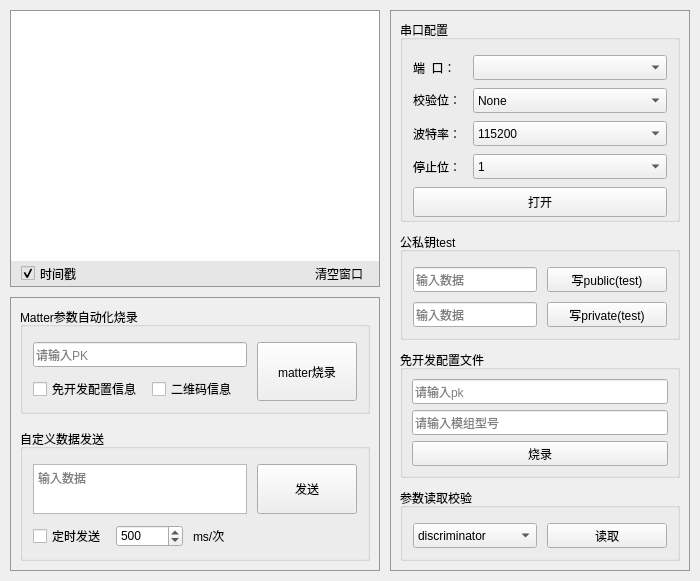
<?xml version="1.0" encoding="UTF-8"?>
<ui version="4.0">
 <class>MainWindow</class>
 <widget class="QMainWindow" name="MainWindow">
  <property name="geometry">
   <rect>
    <x>0</x>
    <y>0</y>
    <width>700</width>
    <height>581</height>
   </rect>
  </property>
  <property name="minimumSize">
   <size>
    <width>700</width>
    <height>540</height>
   </size>
  </property>
  <property name="windowTitle">
   <string>QthTools-Matter_debug-Win</string>
  </property>
  <widget class="QWidget" name="centralwidget">
   <layout class="QVBoxLayout" name="verticalLayout_10">
    <property name="leftMargin">
     <number>10</number>
    </property>
    <property name="topMargin">
     <number>10</number>
    </property>
    <property name="rightMargin">
     <number>10</number>
    </property>
    <property name="bottomMargin">
     <number>10</number>
    </property>
    <item>
     <layout class="QHBoxLayout" name="horizontalLayout_14" stretch="1,0">
      <property name="spacing">
       <number>10</number>
      </property>
      <item>
       <layout class="QVBoxLayout" name="verticalLayout" stretch="1,0">
        <property name="spacing">
         <number>10</number>
        </property>
        <item>
         <widget class="QWidget" name="widget_log" native="true">
          <property name="minimumSize">
           <size>
            <width>0</width>
            <height>240</height>
           </size>
          </property>
          <property name="styleSheet">
           <string notr="true">#widget_log{
border-style:solid; 
border-width:1px;
border-color:rgb(150, 150, 150);
}</string>
          </property>
          <layout class="QVBoxLayout" name="verticalLayout_14">
           <property name="spacing">
            <number>0</number>
           </property>
           <property name="leftMargin">
            <number>1</number>
           </property>
           <property name="topMargin">
            <number>1</number>
           </property>
           <property name="rightMargin">
            <number>1</number>
           </property>
           <property name="bottomMargin">
            <number>1</number>
           </property>
           <item>
            <widget class="QTextEdit" name="textEdit_log">
             <property name="styleSheet">
              <string notr="true">#textEdit_log{
border-style:solid; 
border-width:0px;
}</string>
             </property>
             <property name="readOnly">
              <bool>true</bool>
             </property>
            </widget>
           </item>
           <item>
            <widget class="QWidget" name="widget_2" native="true">
             <property name="styleSheet">
              <string notr="true">background-color: rgb(230, 230, 230);</string>
             </property>
             <layout class="QHBoxLayout" name="horizontalLayout_9">
              <property name="spacing">
               <number>10</number>
              </property>
              <property name="leftMargin">
               <number>10</number>
              </property>
              <property name="topMargin">
               <number>0</number>
              </property>
              <property name="rightMargin">
               <number>0</number>
              </property>
              <property name="bottomMargin">
               <number>0</number>
              </property>
              <item>
               <widget class="QCheckBox" name="checkBox_time">
                <property name="minimumSize">
                 <size>
                  <width>0</width>
                  <height>25</height>
                 </size>
                </property>
                <property name="maximumSize">
                 <size>
                  <width>16777215</width>
                  <height>25</height>
                 </size>
                </property>
                <property name="text">
                 <string>时间戳</string>
                </property>
                <property name="checked">
                 <bool>true</bool>
                </property>
               </widget>
              </item>
              <item>
               <spacer name="horizontalSpacer">
                <property name="orientation">
                 <enum>Qt::Horizontal</enum>
                </property>
                <property name="sizeHint" stdset="0">
                 <size>
                  <width>186</width>
                  <height>20</height>
                 </size>
                </property>
               </spacer>
              </item>
              <item>
               <widget class="QPushButton" name="pushButton_clear">
                <property name="minimumSize">
                 <size>
                  <width>80</width>
                  <height>0</height>
                 </size>
                </property>
                <property name="maximumSize">
                 <size>
                  <width>16777215</width>
                  <height>25</height>
                 </size>
                </property>
                <property name="baseSize">
                 <size>
                  <width>0</width>
                  <height>25</height>
                 </size>
                </property>
                <property name="styleSheet">
                 <string notr="true">QPushButton{
background: transparent;
border: none;
}
QPushButton:hover{
background-color: rgb(220, 220, 220);
border:none;color:rgb(0, 0, 0);
}
QPushButton:pressed{
	background-color: rgb(200, 200, 200);
	border:none;color:rgb(0, 0, 0);
}
</string>
                </property>
                <property name="text">
                 <string>清空窗口</string>
                </property>
               </widget>
              </item>
             </layout>
            </widget>
           </item>
          </layout>
         </widget>
        </item>
        <item>
         <widget class="QWidget" name="widget_burn" native="true">
          <property name="minimumSize">
           <size>
            <width>0</width>
            <height>0</height>
           </size>
          </property>
          <property name="styleSheet">
           <string notr="true">#widget_burn{
border-style:solid; 
border-width:1px;
border-color:rgb(150, 150, 150);
}</string>
          </property>
          <layout class="QVBoxLayout" name="verticalLayout_11">
           <property name="spacing">
            <number>15</number>
           </property>
           <property name="leftMargin">
            <number>10</number>
           </property>
           <property name="topMargin">
            <number>10</number>
           </property>
           <property name="rightMargin">
            <number>10</number>
           </property>
           <property name="bottomMargin">
            <number>10</number>
           </property>
           <item>
            <widget class="QGroupBox" name="groupBox_burn">
             <property name="title">
              <string>Matter参数自动化烧录</string>
             </property>
             <layout class="QVBoxLayout" name="verticalLayout_9">
              <property name="spacing">
               <number>10</number>
              </property>
              <property name="leftMargin">
               <number>10</number>
              </property>
              <property name="topMargin">
               <number>15</number>
              </property>
              <property name="rightMargin">
               <number>10</number>
              </property>
              <property name="bottomMargin">
               <number>10</number>
              </property>
              <item>
               <layout class="QHBoxLayout" name="horizontalLayout_11">
                <property name="spacing">
                 <number>10</number>
                </property>
                <item>
                 <layout class="QVBoxLayout" name="verticalLayout_8">
                  <property name="spacing">
                   <number>10</number>
                  </property>
                  <item>
                   <widget class="QLineEdit" name="lineEdit_pk">
                    <property name="minimumSize">
                     <size>
                      <width>0</width>
                      <height>25</height>
                     </size>
                    </property>
                    <property name="maximumSize">
                     <size>
                      <width>16777215</width>
                      <height>25</height>
                     </size>
                    </property>
                    <property name="inputMask">
                     <string/>
                    </property>
                    <property name="text">
                     <string/>
                    </property>
                    <property name="placeholderText">
                     <string>请输入PK</string>
                    </property>
                   </widget>
                  </item>
                  <item>
                   <layout class="QHBoxLayout" name="horizontalLayout_10">
                    <item>
                     <widget class="QCheckBox" name="checkBox_free">
                      <property name="text">
                       <string>免开发配置信息</string>
                      </property>
                     </widget>
                    </item>
                    <item>
                     <widget class="QCheckBox" name="checkBox_prcode">
                      <property name="text">
                       <string>二维码信息</string>
                      </property>
                     </widget>
                    </item>
                    <item>
                     <spacer name="horizontalSpacer_3">
                      <property name="orientation">
                       <enum>Qt::Horizontal</enum>
                      </property>
                      <property name="sizeHint" stdset="0">
                       <size>
                        <width>40</width>
                        <height>20</height>
                       </size>
                      </property>
                     </spacer>
                    </item>
                   </layout>
                  </item>
                 </layout>
                </item>
                <item>
                 <widget class="QPushButton" name="pushButton_burning">
                  <property name="sizePolicy">
                   <sizepolicy hsizetype="Expanding" vsizetype="Expanding">
                    <horstretch>0</horstretch>
                    <verstretch>0</verstretch>
                   </sizepolicy>
                  </property>
                  <property name="minimumSize">
                   <size>
                    <width>100</width>
                    <height>0</height>
                   </size>
                  </property>
                  <property name="maximumSize">
                   <size>
                    <width>100</width>
                    <height>16777215</height>
                   </size>
                  </property>
                  <property name="text">
                   <string>matter烧录</string>
                  </property>
                  <property name="checkable">
                   <bool>false</bool>
                  </property>
                  <property name="checked">
                   <bool>false</bool>
                  </property>
                 </widget>
                </item>
               </layout>
              </item>
             </layout>
            </widget>
           </item>
           <item>
            <widget class="QGroupBox" name="groupBox_send">
             <property name="title">
              <string>自定义数据发送</string>
             </property>
             <layout class="QVBoxLayout" name="verticalLayout_12">
              <property name="spacing">
               <number>10</number>
              </property>
              <property name="leftMargin">
               <number>10</number>
              </property>
              <property name="topMargin">
               <number>15</number>
              </property>
              <property name="rightMargin">
               <number>10</number>
              </property>
              <property name="bottomMargin">
               <number>10</number>
              </property>
              <item>
               <layout class="QHBoxLayout" name="horizontalLayout_13">
                <property name="spacing">
                 <number>10</number>
                </property>
                <item>
                 <widget class="QTextEdit" name="textEdit_send">
                  <property name="minimumSize">
                   <size>
                    <width>0</width>
                    <height>50</height>
                   </size>
                  </property>
                  <property name="maximumSize">
                   <size>
                    <width>16777215</width>
                    <height>50</height>
                   </size>
                  </property>
                  <property name="placeholderText">
                   <string>输入数据</string>
                  </property>
                 </widget>
                </item>
                <item>
                 <widget class="QPushButton" name="pushButton_send">
                  <property name="sizePolicy">
                   <sizepolicy hsizetype="Expanding" vsizetype="Expanding">
                    <horstretch>0</horstretch>
                    <verstretch>0</verstretch>
                   </sizepolicy>
                  </property>
                  <property name="minimumSize">
                   <size>
                    <width>100</width>
                    <height>50</height>
                   </size>
                  </property>
                  <property name="maximumSize">
                   <size>
                    <width>100</width>
                    <height>50</height>
                   </size>
                  </property>
                  <property name="text">
                   <string>发送</string>
                  </property>
                 </widget>
                </item>
               </layout>
              </item>
              <item>
               <layout class="QHBoxLayout" name="horizontalLayout_12">
                <item>
                 <widget class="QCheckBox" name="checkBox_timing">
                  <property name="text">
                   <string>定时发送</string>
                  </property>
                 </widget>
                </item>
                <item>
                 <widget class="QSpinBox" name="spinBox_time">
                  <property name="maximum">
                   <number>3600000</number>
                  </property>
                  <property name="singleStep">
                   <number>10</number>
                  </property>
                  <property name="value">
                   <number>500</number>
                  </property>
                 </widget>
                </item>
                <item>
                 <widget class="QLabel" name="label_5">
                  <property name="text">
                   <string>ms/次</string>
                  </property>
                 </widget>
                </item>
                <item>
                 <spacer name="horizontalSpacer_2">
                  <property name="orientation">
                   <enum>Qt::Horizontal</enum>
                  </property>
                  <property name="sizeHint" stdset="0">
                   <size>
                    <width>40</width>
                    <height>20</height>
                   </size>
                  </property>
                 </spacer>
                </item>
               </layout>
              </item>
             </layout>
            </widget>
           </item>
          </layout>
         </widget>
        </item>
       </layout>
      </item>
      <item>
       <widget class="QWidget" name="widget" native="true">
        <property name="minimumSize">
         <size>
          <width>300</width>
          <height>0</height>
         </size>
        </property>
        <property name="styleSheet">
         <string notr="true">#widget{
border-style:solid;
border-width:1px;
border-color:rgb(150, 150, 150);
}
</string>
        </property>
        <layout class="QVBoxLayout" name="verticalLayout_13">
         <property name="spacing">
          <number>0</number>
         </property>
         <property name="leftMargin">
          <number>10</number>
         </property>
         <property name="topMargin">
          <number>10</number>
         </property>
         <property name="rightMargin">
          <number>10</number>
         </property>
         <property name="bottomMargin">
          <number>10</number>
         </property>
         <item>
          <layout class="QVBoxLayout" name="verticalLayout_7">
           <property name="spacing">
            <number>10</number>
           </property>
           <item>
            <widget class="QGroupBox" name="groupBox_com">
             <property name="title">
              <string>串口配置</string>
             </property>
             <layout class="QVBoxLayout" name="verticalLayout_3">
              <property name="spacing">
               <number>10</number>
              </property>
              <property name="leftMargin">
               <number>10</number>
              </property>
              <property name="topMargin">
               <number>15</number>
              </property>
              <property name="rightMargin">
               <number>10</number>
              </property>
              <property name="bottomMargin">
               <number>10</number>
              </property>
              <item>
               <layout class="QVBoxLayout" name="verticalLayout_2">
                <property name="spacing">
                 <number>10</number>
                </property>
                <item>
                 <layout class="QHBoxLayout" name="horizontalLayout">
                  <item>
                   <widget class="QLabel" name="label_4">
                    <property name="minimumSize">
                     <size>
                      <width>50</width>
                      <height>25</height>
                     </size>
                    </property>
                    <property name="maximumSize">
                     <size>
                      <width>50</width>
                      <height>25</height>
                     </size>
                    </property>
                    <property name="text">
                     <string>端  口：</string>
                    </property>
                   </widget>
                  </item>
                  <item>
                   <widget class="QComboBox" name="comboBox_uartPort">
                    <property name="minimumSize">
                     <size>
                      <width>0</width>
                      <height>25</height>
                     </size>
                    </property>
                    <property name="maximumSize">
                     <size>
                      <width>16777215</width>
                      <height>25</height>
                     </size>
                    </property>
                    <property name="styleSheet">
                     <string notr="true">QComboBox QAbstractItemView::item
{ 
	color: rgb(54, 65, 89);
	height: 25px;  
}</string>
                    </property>
                   </widget>
                  </item>
                 </layout>
                </item>
                <item>
                 <layout class="QHBoxLayout" name="horizontalLayout_4">
                  <item>
                   <widget class="QLabel" name="label_3">
                    <property name="minimumSize">
                     <size>
                      <width>50</width>
                      <height>0</height>
                     </size>
                    </property>
                    <property name="maximumSize">
                     <size>
                      <width>50</width>
                      <height>16777215</height>
                     </size>
                    </property>
                    <property name="text">
                     <string>校验位：</string>
                    </property>
                   </widget>
                  </item>
                  <item>
                   <widget class="QComboBox" name="comboBox_parity">
                    <property name="minimumSize">
                     <size>
                      <width>0</width>
                      <height>25</height>
                     </size>
                    </property>
                    <property name="maximumSize">
                     <size>
                      <width>16777215</width>
                      <height>25</height>
                     </size>
                    </property>
                    <property name="styleSheet">
                     <string notr="true">QComboBox QAbstractItemView::item
{ 
	color: rgb(54, 65, 89);
	height: 25px;  
}</string>
                    </property>
                    <item>
                     <property name="text">
                      <string>None</string>
                     </property>
                    </item>
                    <item>
                     <property name="text">
                      <string>Even</string>
                     </property>
                    </item>
                    <item>
                     <property name="text">
                      <string>Odd</string>
                     </property>
                    </item>
                    <item>
                     <property name="text">
                      <string>Mark</string>
                     </property>
                    </item>
                    <item>
                     <property name="text">
                      <string>Space</string>
                     </property>
                    </item>
                   </widget>
                  </item>
                 </layout>
                </item>
                <item>
                 <layout class="QHBoxLayout" name="horizontalLayout_2">
                  <item>
                   <widget class="QLabel" name="label">
                    <property name="minimumSize">
                     <size>
                      <width>50</width>
                      <height>25</height>
                     </size>
                    </property>
                    <property name="maximumSize">
                     <size>
                      <width>50</width>
                      <height>25</height>
                     </size>
                    </property>
                    <property name="text">
                     <string>波特率：</string>
                    </property>
                   </widget>
                  </item>
                  <item>
                   <widget class="QComboBox" name="comboBox_uartBate">
                    <property name="minimumSize">
                     <size>
                      <width>0</width>
                      <height>25</height>
                     </size>
                    </property>
                    <property name="maximumSize">
                     <size>
                      <width>16777215</width>
                      <height>25</height>
                     </size>
                    </property>
                    <property name="styleSheet">
                     <string notr="true">QComboBox QAbstractItemView::item
{ 
	color: rgb(54, 65, 89);
	height: 25px;  
}</string>
                    </property>
                    <property name="currentText">
                     <string>115200</string>
                    </property>
                    <property name="currentIndex">
                     <number>11</number>
                    </property>
                    <item>
                     <property name="text">
                      <string>110</string>
                     </property>
                    </item>
                    <item>
                     <property name="text">
                      <string>300</string>
                     </property>
                    </item>
                    <item>
                     <property name="text">
                      <string>600</string>
                     </property>
                    </item>
                    <item>
                     <property name="text">
                      <string>1200</string>
                     </property>
                    </item>
                    <item>
                     <property name="text">
                      <string>2400</string>
                     </property>
                    </item>
                    <item>
                     <property name="text">
                      <string>4800</string>
                     </property>
                    </item>
                    <item>
                     <property name="text">
                      <string>9600</string>
                     </property>
                    </item>
                    <item>
                     <property name="text">
                      <string>14400</string>
                     </property>
                    </item>
                    <item>
                     <property name="text">
                      <string>38400</string>
                     </property>
                    </item>
                    <item>
                     <property name="text">
                      <string>56000</string>
                     </property>
                    </item>
                    <item>
                     <property name="text">
                      <string>57600</string>
                     </property>
                    </item>
                    <item>
                     <property name="text">
                      <string>115200</string>
                     </property>
                    </item>
                    <item>
                     <property name="text">
                      <string>128000</string>
                     </property>
                    </item>
                    <item>
                     <property name="text">
                      <string>230400</string>
                     </property>
                    </item>
                    <item>
                     <property name="text">
                      <string>256000</string>
                     </property>
                    </item>
                    <item>
                     <property name="text">
                      <string>460800</string>
                     </property>
                    </item>
                    <item>
                     <property name="text">
                      <string>500000</string>
                     </property>
                    </item>
                    <item>
                     <property name="text">
                      <string>512000</string>
                     </property>
                    </item>
                    <item>
                     <property name="text">
                      <string>600000</string>
                     </property>
                    </item>
                    <item>
                     <property name="text">
                      <string>750000</string>
                     </property>
                    </item>
                    <item>
                     <property name="text">
                      <string>921600</string>
                     </property>
                    </item>
                    <item>
                     <property name="text">
                      <string>1000000</string>
                     </property>
                    </item>
                    <item>
                     <property name="text">
                      <string>1500000</string>
                     </property>
                    </item>
                    <item>
                     <property name="text">
                      <string>2000000</string>
                     </property>
                    </item>
                    <item>
                     <property name="text">
                      <string/>
                     </property>
                    </item>
                   </widget>
                  </item>
                 </layout>
                </item>
                <item>
                 <layout class="QHBoxLayout" name="horizontalLayout_3">
                  <item>
                   <widget class="QLabel" name="label_2">
                    <property name="minimumSize">
                     <size>
                      <width>50</width>
                      <height>25</height>
                     </size>
                    </property>
                    <property name="maximumSize">
                     <size>
                      <width>50</width>
                      <height>25</height>
                     </size>
                    </property>
                    <property name="text">
                     <string>停止位：</string>
                    </property>
                   </widget>
                  </item>
                  <item>
                   <widget class="QComboBox" name="comboBox_stopBits">
                    <property name="minimumSize">
                     <size>
                      <width>0</width>
                      <height>25</height>
                     </size>
                    </property>
                    <property name="maximumSize">
                     <size>
                      <width>16777215</width>
                      <height>25</height>
                     </size>
                    </property>
                    <property name="styleSheet">
                     <string notr="true">QComboBox QAbstractItemView::item
{ 
	color: rgb(54, 65, 89);
	height: 25px;  
}</string>
                    </property>
                    <item>
                     <property name="text">
                      <string>1</string>
                     </property>
                    </item>
                    <item>
                     <property name="text">
                      <string>1.5</string>
                     </property>
                    </item>
                    <item>
                     <property name="text">
                      <string>2</string>
                     </property>
                    </item>
                   </widget>
                  </item>
                 </layout>
                </item>
                <item>
                 <widget class="QPushButton" name="pushButton">
                  <property name="minimumSize">
                   <size>
                    <width>0</width>
                    <height>30</height>
                   </size>
                  </property>
                  <property name="maximumSize">
                   <size>
                    <width>16777215</width>
                    <height>30</height>
                   </size>
                  </property>
                  <property name="text">
                   <string>打开</string>
                  </property>
                 </widget>
                </item>
               </layout>
              </item>
             </layout>
            </widget>
           </item>
           <item>
            <widget class="QGroupBox" name="groupBox_key">
             <property name="title">
              <string>公私钥test</string>
             </property>
             <layout class="QVBoxLayout" name="verticalLayout_4">
              <property name="spacing">
               <number>10</number>
              </property>
              <property name="leftMargin">
               <number>10</number>
              </property>
              <property name="topMargin">
               <number>15</number>
              </property>
              <property name="rightMargin">
               <number>10</number>
              </property>
              <property name="bottomMargin">
               <number>10</number>
              </property>
              <item>
               <layout class="QHBoxLayout" name="horizontalLayout_5">
                <property name="spacing">
                 <number>10</number>
                </property>
                <item>
                 <widget class="QLineEdit" name="lineEdit_public">
                  <property name="minimumSize">
                   <size>
                    <width>0</width>
                    <height>25</height>
                   </size>
                  </property>
                  <property name="maximumSize">
                   <size>
                    <width>16777215</width>
                    <height>25</height>
                   </size>
                  </property>
                  <property name="placeholderText">
                   <string>输入数据</string>
                  </property>
                 </widget>
                </item>
                <item>
                 <widget class="QPushButton" name="pushButton_public">
                  <property name="minimumSize">
                   <size>
                    <width>120</width>
                    <height>25</height>
                   </size>
                  </property>
                  <property name="maximumSize">
                   <size>
                    <width>120</width>
                    <height>25</height>
                   </size>
                  </property>
                  <property name="text">
                   <string>写public(test)</string>
                  </property>
                 </widget>
                </item>
               </layout>
              </item>
              <item>
               <layout class="QHBoxLayout" name="horizontalLayout_6">
                <property name="spacing">
                 <number>10</number>
                </property>
                <item>
                 <widget class="QLineEdit" name="lineEdit_private">
                  <property name="minimumSize">
                   <size>
                    <width>0</width>
                    <height>25</height>
                   </size>
                  </property>
                  <property name="maximumSize">
                   <size>
                    <width>16777215</width>
                    <height>25</height>
                   </size>
                  </property>
                  <property name="placeholderText">
                   <string>输入数据</string>
                  </property>
                 </widget>
                </item>
                <item>
                 <widget class="QPushButton" name="pushButton_private">
                  <property name="minimumSize">
                   <size>
                    <width>120</width>
                    <height>25</height>
                   </size>
                  </property>
                  <property name="maximumSize">
                   <size>
                    <width>120</width>
                    <height>25</height>
                   </size>
                  </property>
                  <property name="text">
                   <string>写private(test)</string>
                  </property>
                 </widget>
                </item>
               </layout>
              </item>
             </layout>
            </widget>
           </item>
           <item>
            <widget class="QGroupBox" name="groupBox_file">
             <property name="title">
              <string>免开发配置文件</string>
             </property>
             <layout class="QVBoxLayout" name="verticalLayout_6">
              <item>
               <widget class="QLineEdit" name="lineEdit_burnpk">
                <property name="minimumSize">
                 <size>
                  <width>0</width>
                  <height>25</height>
                 </size>
                </property>
                <property name="maximumSize">
                 <size>
                  <width>16777215</width>
                  <height>25</height>
                 </size>
                </property>
                <property name="placeholderText">
                 <string>请输入pk</string>
                </property>
               </widget>
              </item>
              <item>
               <widget class="QLineEdit" name="lineEdit_burnoc">
                <property name="minimumSize">
                 <size>
                  <width>0</width>
                  <height>25</height>
                 </size>
                </property>
                <property name="maximumSize">
                 <size>
                  <width>16777215</width>
                  <height>25</height>
                 </size>
                </property>
                <property name="placeholderText">
                 <string>请输入模组型号</string>
                </property>
               </widget>
              </item>
              <item>
               <widget class="QPushButton" name="pushButton_burn">
                <property name="minimumSize">
                 <size>
                  <width>120</width>
                  <height>25</height>
                 </size>
                </property>
                <property name="maximumSize">
                 <size>
                  <width>16777215</width>
                  <height>25</height>
                 </size>
                </property>
                <property name="text">
                 <string>烧录</string>
                </property>
               </widget>
              </item>
             </layout>
            </widget>
           </item>
           <item>
            <widget class="QGroupBox" name="groupBox_check">
             <property name="title">
              <string>参数读取校验</string>
             </property>
             <layout class="QVBoxLayout" name="verticalLayout_5">
              <property name="spacing">
               <number>10</number>
              </property>
              <property name="leftMargin">
               <number>10</number>
              </property>
              <property name="topMargin">
               <number>15</number>
              </property>
              <property name="rightMargin">
               <number>10</number>
              </property>
              <property name="bottomMargin">
               <number>10</number>
              </property>
              <item>
               <layout class="QHBoxLayout" name="horizontalLayout_7">
                <property name="spacing">
                 <number>10</number>
                </property>
                <item>
                 <widget class="QComboBox" name="comboBox_read">
                  <property name="minimumSize">
                   <size>
                    <width>0</width>
                    <height>25</height>
                   </size>
                  </property>
                  <property name="maximumSize">
                   <size>
                    <width>16777215</width>
                    <height>25</height>
                   </size>
                  </property>
                  <property name="styleSheet">
                   <string notr="true">QComboBox QAbstractItemView::item
{ 
	color: rgb(54, 65, 89);
	height: 25px;  
}</string>
                  </property>
                  <item>
                   <property name="text">
                    <string>discriminator</string>
                   </property>
                  </item>
                  <item>
                   <property name="text">
                    <string>itcount</string>
                   </property>
                  </item>
                  <item>
                   <property name="text">
                    <string>salt</string>
                   </property>
                  </item>
                  <item>
                   <property name="text">
                    <string>verifier</string>
                   </property>
                  </item>
                  <item>
                   <property name="text">
                    <string>pincode</string>
                   </property>
                  </item>
                  <item>
                   <property name="text">
                    <string>vename</string>
                   </property>
                  </item>
                  <item>
                   <property name="text">
                    <string>venid</string>
                   </property>
                  </item>
                  <item>
                   <property name="text">
                    <string>proname</string>
                   </property>
                  </item>
                  <item>
                   <property name="text">
                    <string>proid</string>
                   </property>
                  </item>
                  <item>
                   <property name="text">
                    <string>cdcert</string>
                   </property>
                  </item>
                  <item>
                   <property name="text">
                    <string>paicert</string>
                   </property>
                  </item>
                  <item>
                   <property name="text">
                    <string>daccert</string>
                   </property>
                  </item>
                  <item>
                   <property name="text">
                    <string>private</string>
                   </property>
                  </item>
                  <item>
                   <property name="text">
                    <string>public</string>
                   </property>
                  </item>
                 </widget>
                </item>
                <item>
                 <widget class="QPushButton" name="pushButton_read">
                  <property name="minimumSize">
                   <size>
                    <width>120</width>
                    <height>25</height>
                   </size>
                  </property>
                  <property name="maximumSize">
                   <size>
                    <width>120</width>
                    <height>25</height>
                   </size>
                  </property>
                  <property name="text">
                   <string>读取</string>
                  </property>
                 </widget>
                </item>
               </layout>
              </item>
             </layout>
            </widget>
           </item>
          </layout>
         </item>
         <item>
          <spacer name="verticalSpacer">
           <property name="orientation">
            <enum>Qt::Vertical</enum>
           </property>
           <property name="sizeHint" stdset="0">
            <size>
             <width>20</width>
             <height>9</height>
            </size>
           </property>
          </spacer>
         </item>
        </layout>
       </widget>
      </item>
     </layout>
    </item>
   </layout>
  </widget>
 </widget>
 <resources/>
 <connections/>
</ui>
